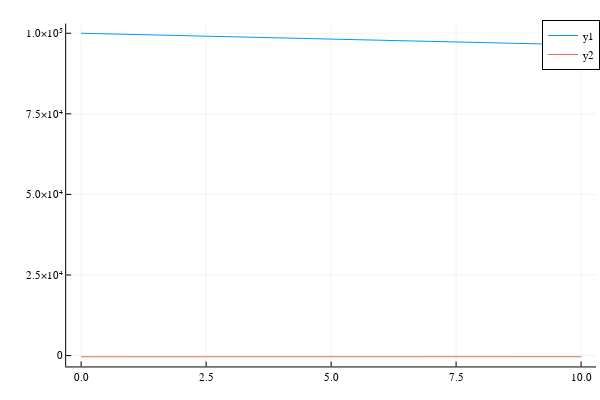

The notebook cell saved with this chart:
### Code cell
let p = data.truth.state
    #plot(p.time, p.m, xlim=(0, .5), ylim=(0.0, 1.0))
    plot!(p.time, p.ṁ)
end

### Figure 1 — Plotly figure (JSON) as saved in the notebook; plotly's stock layout.template omitted (floating-point values rounded to 4 significant figures; data arrays with more than 128 entries replaced by an {"elided": "..."} marker saying what was removed)
{"data": [{"colorbar": {"title": ""}, "legendgroup": "y1", "line": {"color": "rgba(0, 154, 250, 1.000)", "dash": "solid", "shape": "linear", "width": 1}, "mode": "lines", "name": "y1", "showlegend": true, "type": "scatter", "x": {"elided": "503 float values"}, "xaxis": "x", "y": {"elided": "503 float values"}, "yaxis": "y", "zmax": null, "zmin": null}, {"colorbar": {"title": ""}, "legendgroup": "y2", "line": {"color": "rgba(227, 111, 71, 1.000)", "dash": "solid", "shape": "linear", "width": 1}, "mode": "lines", "name": "y2", "showlegend": true, "type": "scatter", "x": {"elided": "503 float values"}, "xaxis": "x", "y": {"elided": "503 float values"}, "yaxis": "y", "zmax": null, "zmin": null}], "layout": {"annotations": [], "height": 400, "legend": {"bgcolor": "rgba(255, 255, 255, 1.000)", "bordercolor": "rgba(0, 0, 0, 1.000)", "borderwidth": 1, "font": {"color": "rgba(0, 0, 0, 1.000)", "family": "sans-serif", "size": 11}, "title": {"font": {"color": "rgba(0, 0, 0, 1.000)", "family": "sans-serif", "size": 15}, "text": ""}, "tracegroupgap": 0, "traceorder": "normal", "x": 1, "xanchor": "auto", "y": 1, "yanchor": "auto"}, "margin": {"b": 20, "l": 0, "r": 0, "t": 20}, "paper_bgcolor": "rgba(255, 255, 255, 1.000)", "plot_bgcolor": "rgba(255, 255, 255, 1.000)", "showlegend": true, "width": 600, "xaxis": {"anchor": "y", "domain": [0.1103, 0.9934], "gridcolor": "rgba(0, 0, 0, 0.100)", "gridwidth": 0.5, "linecolor": "rgba(0, 0, 0, 1.000)", "mirror": false, "range": [-0.3, 10.3], "showgrid": true, "showline": true, "showticklabels": true, "tickangle": 0, "tickcolor": "rgb(0, 0, 0)", "tickfont": {"color": "rgba(0, 0, 0, 1.000)", "family": "sans-serif", "size": 11}, "tickmode": "array", "ticks": "inside", "ticktext": ["0.0", "2.5", "5.0", "7.5", "10.0"], "tickvals": [0, 2.5, 5, 7.5, 10], "title": "", "titlefont": {"color": "rgba(0, 0, 0, 1.000)", "family": "sans-serif", "size": 15}, "type": "-", "visible": true, "zeroline": false, "zerolinecolor": "rgba(0, 0, 0, 1.000)"}, "yaxis": {"anchor": "x", "domain": [0.03762, 0.9902], "gridcolor": "rgba(0, 0, 0, 0.100)", "gridwidth": 0.5, "linecolor": "rgba(0, 0, 0, 1.000)", "mirror": false, "range": [-3378.0, 103011], "showgrid": true, "showline": true, "showticklabels": true, "tickangle": 0, "tickcolor": "rgb(0, 0, 0)", "tickfont": {"color": "rgba(0, 0, 0, 1.000)", "family": "sans-serif", "size": 11}, "tickmode": "array", "ticks": "inside", "ticktext": ["0", "2.5×10⁴", "5.0×10⁴", "7.5×10⁴", "1.0×10⁵"], "tickvals": [0, 25000, 50000, 75000, 100000], "title": "", "titlefont": {"color": "rgba(0, 0, 0, 1.000)", "family": "sans-serif", "size": 15}, "type": "-", "visible": true, "zeroline": false, "zerolinecolor": "rgba(0, 0, 0, 1.000)"}}}
